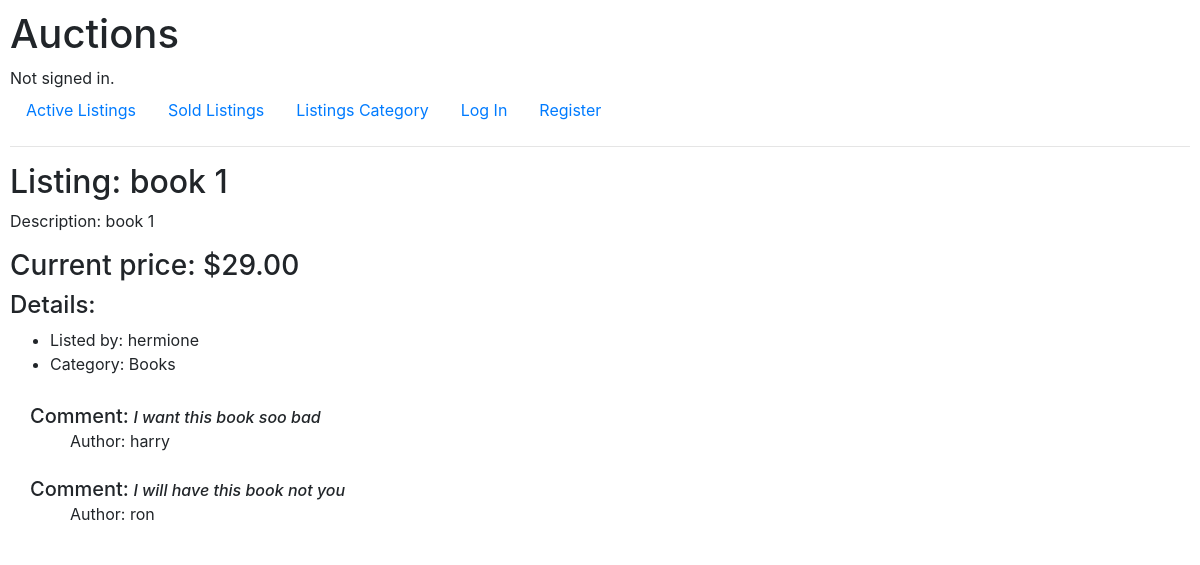
/listing/1, run on the app's committed database.
### auctions/models.py (models this page shows, shortened)
class Listing(models.Model):
    title = models.CharField(max_length=100)
    description = models.CharField(max_length=1000)
    price = models.DecimalField(max_digits=10, decimal_places=2)
    category = models.CharField(max_length=64)
    username = models.ForeignKey(User, on_delete=models.CASCADE, related_name="owner")
    img = models.ImageField(upload_to="auctions/uploads/images", blank=True, null=True, default=None)
    active = models.BooleanField(default=True)

class Bid(models.Model):
    listing = models.ForeignKey(Listing, on_delete=models.CASCADE, related_name="bid")
    username = models.ForeignKey(User, on_delete=models.CASCADE, related_name="bidder")
    value = models.DecimalField(max_digits=10, decimal_places=2)

class User(AbstractUser):
    pass

class Comment(models.Model):
    listing = models.ForeignKey(Listing, on_delete=models.CASCADE, related_name="comment")
    username = models.ForeignKey(User, on_delete=models.CASCADE, related_name="author")
    comments = models.CharField(max_length=1000)

### auctions/views.py (the view, shortened to what this page needs)
# urls.py: path("listing/<int:id>", views.listing_page, name="listing_page"),
def listing_page(request, id):
    listing_active = Listing.objects.get(pk=id)
    not_active = False
    if listing_active.active == False:
        not_active = True
    comments = Comment.objects.all().filter(listing=id)
    listing = Listing.objects.get(pk=id)
    bidder = Bid.objects.all().filter(listing=listing.pk).order_by("-value").first()
    if bidder == None:
        info_listing = Listing.objects.get(pk=id)
        bidder = Bid(listing=info_listing, username=info_listing.username, value=info_listing.price)
        bidder.save()
    if request.user.is_anonymous:
        listing_active = Listing.objects.get(pk=id)
        not_active = False
        if listing_active.active == False:
            not_active = True
        if float(listing_active.price) != float(bidder.value):
            listing_active.price = bidder.value
            listing_active.save()
        return render(request, "auctions/listingpage.html", {
        "listing": Listing.objects.get(pk=id),
        "bid_form": BidForm(),
        "not_active": not_active,
        "winning_bid": bidder,
        "listing_comment": comments,
        "not_active": not_active,
    })

### auctions/templates/auctions/listingpage.html (shortened to what this page needs)
{% extends "auctions/layout.html" %}
{% block body %}
        <h2>Listing: {{ listing.title }} </h2>
        <p>Description: {{ listing.description }}</p>
        <h3>Current price: ${{ winning_bid.value }} </h3>
        <h4>Details:</h4>
        <ul>
            <li>Listed by: {{ listing.username }} </li>
            <li>Category: {{ listing.category }} </li>
        </ul>
        {% if listing_comment %}
            <ul class="list-group list-group-flush" style="list-style-type: none;">
                {% for item in listing_comment %}
                <div style="display: flex; justify-content: start; align-items: center;">
                    <li class="list-group-item">
                        <h5 style="display: inline;">Comment:</h5> <h6 style="font-style: italic; display: inline;">{{ item.comments }}</h6>
                        <ul style="list-style-type: none;">
                            <li>Author: {{ item.username }}</li>
                        </ul>
                    </li>
                </div>
            {% endfor %}
            </ul>
        {% endif %}
{% endblock %}

### auctions/static/auctions/styles.css (style rules this page uses)
body { padding: 10px; }

### data on the page
Listing: title "book 1", description "book 1", username "hermione", category "Books"
Bid: value "29.00"
Comment: comments "I want this book soo bad", username "harry"
Comment: comments "I will have this book not you", username "ron"
